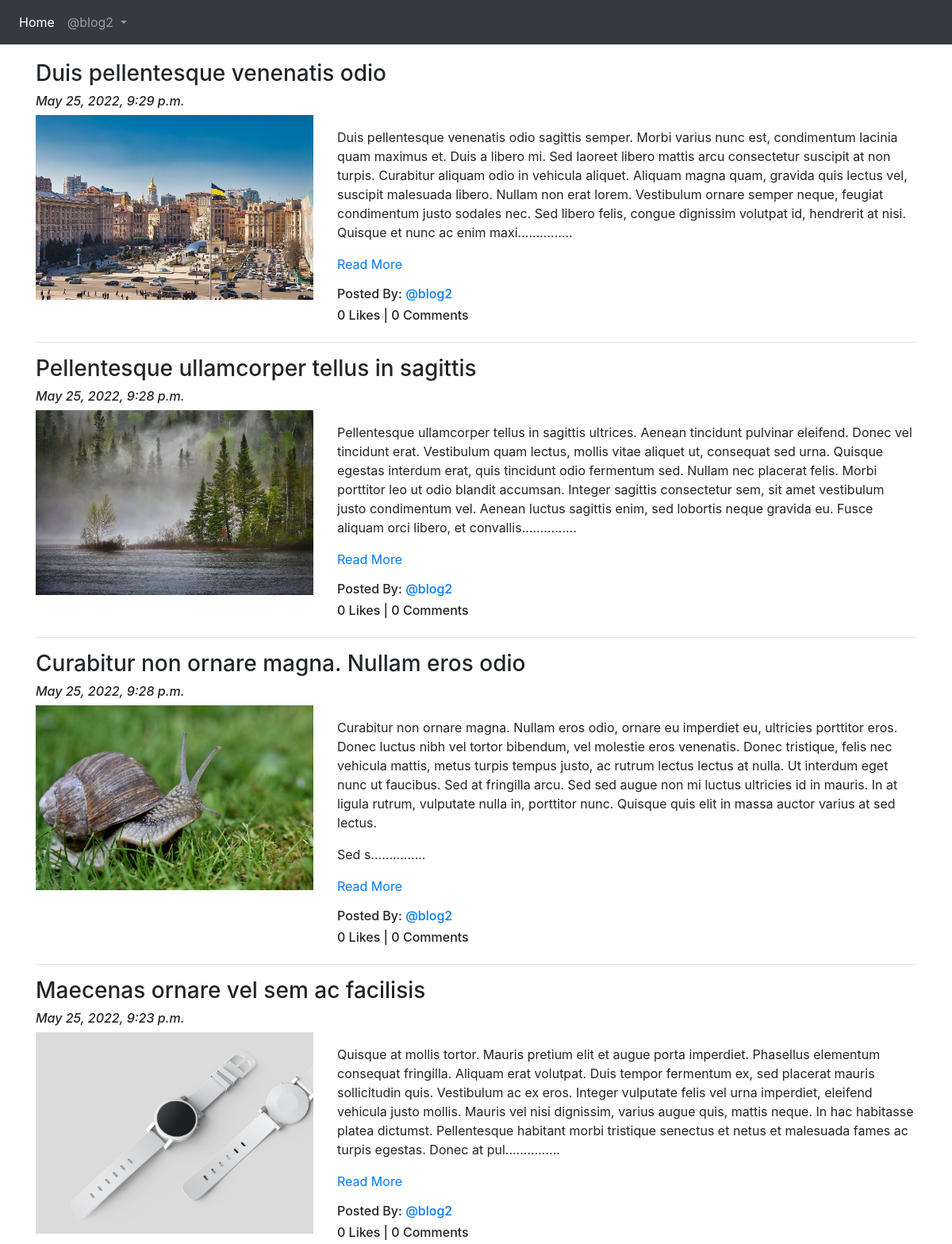
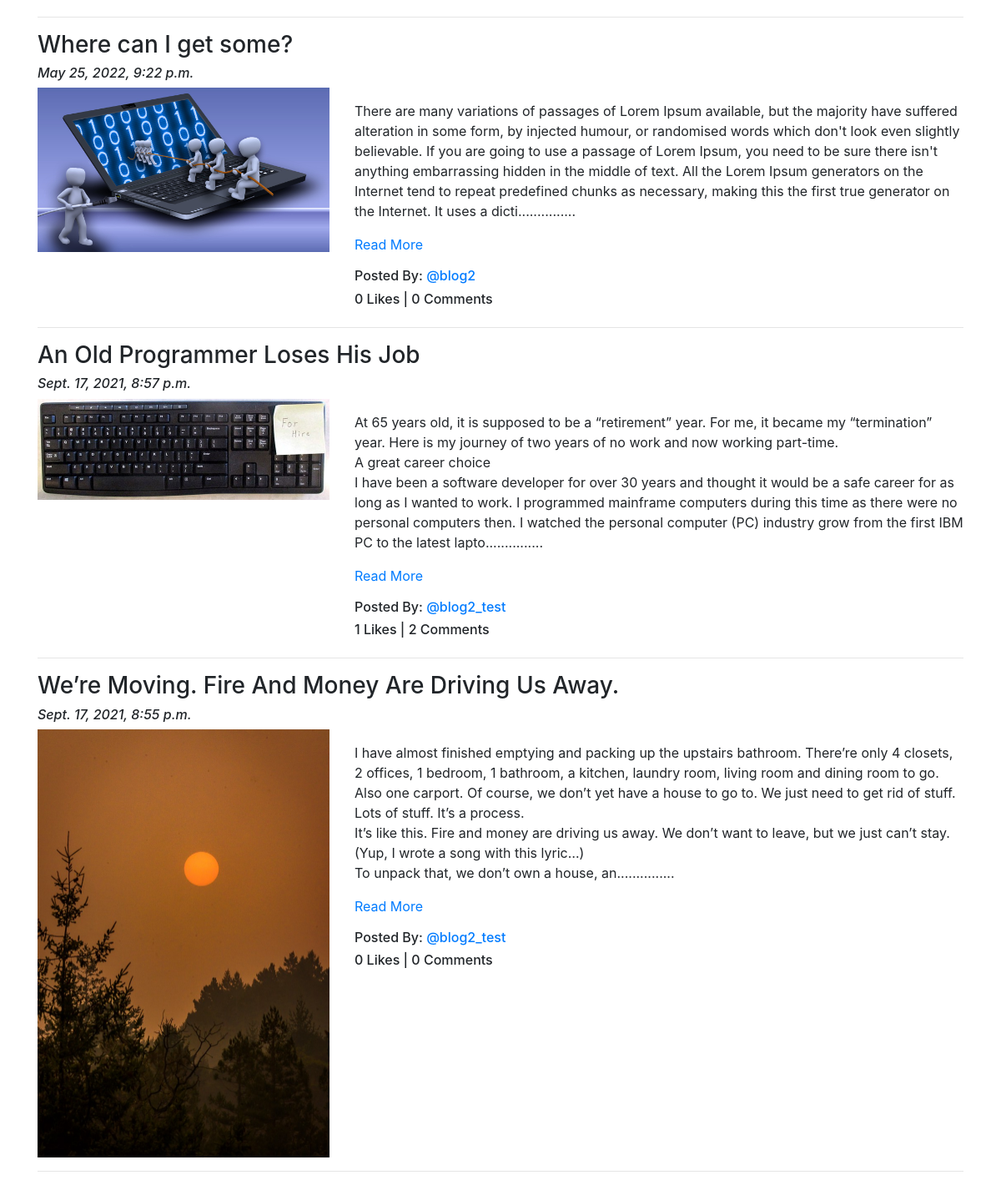
Page /blog/ (signed in) on the committed database (2 pictures, top to bottom).
### App_Blog/models.py (models this page shows, shortened)
class Blog(models.Model):
    author = models.ForeignKey(User, on_delete=models.CASCADE, related_name='post_author')
    blog_title = models.CharField(max_length=264, verbose_name="Put a Title")
    slug = models.SlugField(max_length=264, unique=True)
    blog_content = models.TextField(verbose_name="What is on your mind")
    blog_image = models.ImageField(upload_to = 'blog_images', verbose_name='Image')
    publish_date = models.DateTimeField(auto_now_add=True)
    update_date = models.DateTimeField(auto_now=True)
    class Meta:
        ordering = ['-publish_date',]

### App_Blog/views.py (the view)
# urls.py: path('', views.BlogList.as_view(), name='blog_list'),
class BlogList(ListView):
    context_object_name = 'blogs'
    model = Blog
    template_name = 'App_Blog/blog_list.html'

### App_Blog/templatetags/custom_filters.py (called while the page is built)
def range_filter(value):
    return value[0:500] + "..............."

### templates/App_Blog/blog_list.html (shortened to what this page needs)
{% extends 'base.html' %}
{% load custom_filters %}
{% block body_block %}
{% for blog in blogs %}
<h3>{{blog.blog_title}}</h3>
<h6><i>{{blog.publish_date}}</i></h6>
<div class="row">
  <div class="col-sm-4">
    <img src="/media/{{blog.blog_image}}" alt="{{blog.blog_title}}" title="{{blog.blog_title}}" width="100%">
  </div>
  <div class="col-sm-8">
    <p>{{blog.blog_content|range_filter|linebreaks}} <a href="{% url 'App_Blog:blog_details' slug=blog.slug %}">Read More</a></p>
    <h6>Posted By: <a href="#">@{{blog.author}}</a></h6>
    <h6>{{blog.liked_blog.count}} Likes | {{blog.blog_comment.count}} Comments</h6>
  </div>
</div>
<hr>
{% endfor %}
{% endblock %}

### templates/base.html (shortened to what this page needs)
<!DOCTYPE html>
<html lang="en" dir="ltr">
  <head>
     <link rel="stylesheet" href="https://stackpath.bootstrapcdn.com/bootstrap/4.4.1/css/bootstrap.min.css">
     <link rel="stylesheet" href="https://use.fontawesome.com/releases/v5.15.4/css/all.css">
  </head>
  <body>
  <nav class="navbar navbar-expand-sm navbar-dark bg-dark">
    <ul class="navbar-nav">
      <li class="nav-item active">
        <a class="nav-link" href="{% url 'index' %}">Home</a>
      </li>
      {% if user.is_authenticated %}
      <div class="nav-item dropdown">
        <a class="nav-link dropdown-toggle" href="#" data-toggle="dropdown">
          @{{ user.username }}
        </a>
      </div>
      {% endif %}
    </ul>
  </nav>
<div class="container" style="padding-top:20px">
  {% block body_block %}
  {% endblock %}
</div>
  </body>
</html>

### rows in the picture
Blog: blog_title "Duis pellentesque venenatis odio", publish_date "May 25, 2022, 9:29 p.m.", blog_image (picture), blog_content|range_filter "Duis pellentesque venenatis odio sagittis semper. Morbi varius nunc est, condimentum lacinia quam maximus et. Duis a libero mi. Sed laoreet libero mattis arcu consectetur suscipit at non turpis. Curabitur aliquam odio in vehicula aliquet. Aliquam magna quam, gravida quis lectus vel, suscipit malesuada libero. Nullam non erat lorem. Vestibulum ornare semper neque, feugiat condimentum justo sodales nec. Sed libero felis, congue dignissim volutpat id, hendrerit at nisi. Quisque et nunc ac enim maxi...............", author "blog2", liked_blog.count "0", blog_comment.count "0"
Blog: blog_title "Pellentesque ullamcorper tellus in sagittis", publish_date "May 25, 2022, 9:28 p.m.", blog_image (picture), blog_content|range_filter "Pellentesque ullamcorper tellus in sagittis ultrices. Aenean tincidunt pulvinar eleifend. Donec vel tincidunt erat. Vestibulum quam lectus, mollis vitae aliquet ut, consequat sed urna. Quisque egestas interdum erat, quis tincidunt odio fermentum sed. Nullam nec placerat felis. Morbi porttitor leo ut odio blandit accumsan. Integer sagittis consectetur sem, sit amet vestibulum justo condimentum vel. Aenean luctus sagittis enim, sed lobortis neque gravida eu. Fusce aliquam orci libero, et convallis...............", author "blog2", liked_blog.count "0", blog_comment.count "0"
Blog: blog_title "Curabitur non ornare magna. Nullam eros odio", publish_date "May 25, 2022, 9:28 p.m.", blog_image (picture), blog_content|range_filter "Curabitur non ornare magna. Nullam eros odio, ornare eu imperdiet eu, ultricies porttitor eros. Donec luctus nibh vel tortor bibendum, vel molestie eros venenatis. Donec tristique, felis nec vehicula mattis, metus turpis tempus justo, ac rutrum lectus lectus at nulla. Ut interdum eget nunc ut faucibus. Sed at fringilla arcu. Sed sed augue non mi luctus ultricies id in mauris. In at ligula rutrum, vulputate nulla in, porttitor nunc. Quisque quis elit in massa auctor varius at sed lectus. Sed s...............", author "blog2", liked_blog.count "0", blog_comment.count "0"
Blog: blog_title "Maecenas ornare vel sem ac facilisis", publish_date "May 25, 2022, 9:23 p.m.", blog_image (picture), blog_content|range_filter "Quisque at mollis tortor. Mauris pretium elit et augue porta imperdiet. Phasellus elementum consequat fringilla. Aliquam erat volutpat. Duis tempor fermentum ex, sed placerat mauris sollicitudin quis. Vestibulum ac ex eros. Integer vulputate felis vel urna imperdiet, eleifend vehicula justo mollis. Mauris vel nisi dignissim, varius augue quis, mattis neque. In hac habitasse platea dictumst. Pellentesque habitant morbi tristique senectus et netus et malesuada fames ac turpis egestas. Donec at pul...............", author "blog2", liked_blog.count "0", blog_comment.count "0"
Blog: blog_title "Where can I get some?", publish_date "May 25, 2022, 9:22 p.m.", blog_image (picture), blog_content|range_filter "There are many variations of passages of Lorem Ipsum available, but the majority have suffered alteration in some form, by injected humour, or randomised words which don't look even slightly believable. If you are going to use a passage of Lorem Ipsum, you need to be sure there isn't anything embarrassing hidden in the middle of text. All the Lorem Ipsum generators on the Internet tend to repeat predefined chunks as necessary, making this the first true generator on the Internet. It uses a dicti...............", author "blog2", liked_blog.count "0", blog_comment.count "0"
Blog: blog_title "An Old Programmer Loses His Job", publish_date "Sept. 17, 2021, 8:57 p.m.", blog_image (picture), blog_content|range_filter "At 65 years old, it is supposed to be a “retirement” year. For me, it became my “termination” year. Here is my journey of two years of no work and now working part-time. A great career choice I have been a software developer for over 30 years and thought it would be a safe career for as long as I wanted to work. I programmed mainframe computers during this time as there were no personal computers then. I watched the personal computer (PC) industry grow from the first IBM PC to the latest lapto...............", author "blog2_test", liked_blog.count "1", blog_comment.count "2"
Blog: blog_title "We’re Moving. Fire And Money Are Driving Us Away.", publish_date "Sept. 17, 2021, 8:55 p.m.", blog_image (picture), blog_content|range_filter "I have almost finished emptying and packing up the upstairs bathroom. There’re only 4 closets, 2 offices, 1 bedroom, 1 bathroom, a kitchen, laundry room, living room and dining room to go. Also one carport. Of course, we don’t yet have a house to go to. We just need to get rid of stuff. Lots of stuff. It’s a process. It’s like this. Fire and money are driving us away. We don’t want to leave, but we just can’t stay. (Yup, I wrote a song with this lyric…) To unpack that, we don’t own a house, an...............", author "blog2_test", liked_blog.count "0", blog_comment.count "0"

### other values in the picture
{{ user.username }} "blog2"
